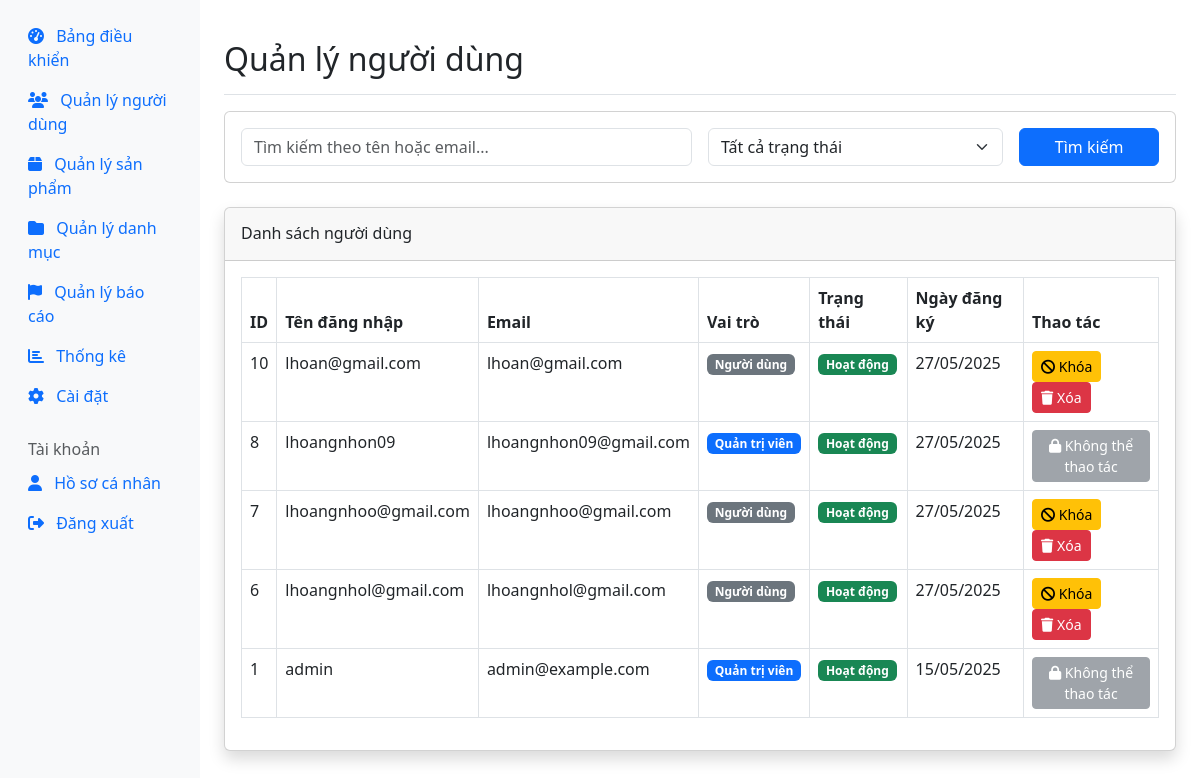
The page /admin/users.php (signed in) on the database its author committed.
### tables this page shows
CREATE TABLE `users` (
  `id` int(11) NOT NULL,
  `username` varchar(50) NOT NULL,
  `email` varchar(100) NOT NULL,
  `google_id` varchar(255) DEFAULT NULL,
  `password` varchar(255) NOT NULL,
  `phone` varchar(20) DEFAULT NULL,
  `address` text DEFAULT NULL,
  `avatar` varchar(255) DEFAULT NULL,
  `role` enum('user','admin') NOT NULL DEFAULT 'user',
  `status` enum('active','blocked') NOT NULL DEFAULT 'active',
  `created_at` datetime NOT NULL,
  `last_login` datetime DEFAULT NULL
);

### admin/users.php (the view, shortened to what this page needs)
<?php
include '../config/db.php';
$page = isset($_GET['page']) ? (int)$_GET['page'] : 1;
$limit = 10;
$offset = ($page - 1) * $limit;
$search = isset($_GET['search']) ? sanitize($_GET['search']) : '';
$sql = "SELECT * FROM users WHERE 1=1";
$params = [];
$types = "";
$sql .= " ORDER BY created_at DESC LIMIT ?, ?";
$params[] = $offset;
$params[] = $limit;
$types .= "ii";
$stmt = $conn->prepare($sql);
if (!empty($params)) {
    $stmt->bind_param($types, ...$params);
}
$stmt->execute();
$result = $stmt->get_result();
?>
<!DOCTYPE html>
<html lang="vi">
<head>
    <link href="https://cdn.jsdelivr.net/npm/bootstrap@5.3.0/dist/css/bootstrap.min.css" rel="stylesheet">
    <link rel="stylesheet" href="https://cdnjs.cloudflare.com/ajax/libs/font-awesome/6.4.0/css/all.min.css">
    <link rel="stylesheet" href="../assets/css/style.css">
</head>
<body>
    <div class="container-fluid">
        <div class="row">
            <?php include 'sidebar.php'; ?>
            <main class="col-md-9 ms-sm-auto col-lg-10 px-md-4 py-4">
                <div class="d-flex justify-content-between flex-wrap flex-md-nowrap align-items-center pt-3 pb-2 mb-3 border-bottom">
                    <h1 class="h2">Quản lý người dùng</h1>
                </div>
                <div class="card mb-4">
                    <div class="card-body">
                        <form action="users.php" method="GET" class="row g-3">
                            <div class="col-md-6">
                                <input type="text" class="form-control" name="search" placeholder="Tìm kiếm theo tên hoặc email..." value="<?php echo htmlspecialchars($search); ?>">
                            </div>
                            <div class="col-md-4">
                                <select class="form-select" name="status">
                                    <option value="">Tất cả trạng thái</option>
                                </select>
                            </div>
                            <div class="col-md-2">
                                <button type="submit" class="btn btn-primary w-100">Tìm kiếm</button>
                            </div>
                        </form>
                    </div>
                </div>
                <div class="card shadow mb-4">
                    <div class="card-header py-3">
                        <h6 class="m-0 font-weight-bold">Danh sách người dùng</h6>
                    </div>
                    <div class="card-body">
                        <div class="table-responsive">
                            <table class="table table-bordered" width="100%" cellspacing="0">
                                <thead>
                                    <tr>
                                        <th>ID</th>
                                        <th>Tên đăng nhập</th>
                                        <th>Email</th>
                                        <th>Vai trò</th>
                                        <th>Trạng thái</th>
                                        <th>Ngày đăng ký</th>
                                        <th>Thao tác</th>
                                    </tr>
                                </thead>
                                <tbody>
                                    <?php if ($result->num_rows > 0): ?>
                                        <?php while($user = $result->fetch_assoc()): ?>
                                            <tr>
                                                <td><?php echo $user['id']; ?></td>
                                                <td><?php echo $user['username']; ?></td>
                                                <td><?php echo $user['email']; ?></td>
                                                <td>
                                                    <?php if ($user['role'] == 'admin'): ?>
                                                        <span class="badge bg-primary">Quản trị viên</span>
                                                    <?php else: ?>
                                                        <span class="badge bg-secondary">Người dùng</span>
                                                    <?php endif; ?>
                                                </td>
                                                <td>
                                                    <?php if ($user['status'] == 'active'): ?>
                                                        <span class="badge bg-success">Hoạt động</span>
                                                    <?php else: ?>
                                                        <span class="badge bg-danger">Bị khóa</span>
                                                    <?php endif; ?>
                                                </td>
                                                <td><?php echo date('d/m/Y', strtotime($user['created_at'])); ?></td>
                                                <td>
                                                    <?php if ($user['role'] != 'admin'): ?>
                                                        <?php if ($user['status'] == 'active'): ?>
                                                            <a href="users.php?action=block&id=<?php echo $user['id']; ?>" class="btn btn-sm btn-warning" onclick="return confirm('Bạn có chắc chắn muốn khóa người dùng này?')">
                                                                <i class="fas fa-ban"></i> Khóa
                                                            </a>
                                                        <?php else: ?>
                                                            <a href="users.php?action=unblock&id=<?php echo $user['id']; ?>" class="btn btn-sm btn-success">
                                                                <i class="fas fa-unlock"></i> Mở khóa
                                                            </a>
                                                        <?php endif; ?>
                                                        <a href="users.php?action=delete&id=<?php echo $user['id']; ?>" class="btn btn-sm btn-danger" onclick="return confirm('Bạn có chắc chắn muốn xóa người dùng này? Tất cả dữ liệu liên quan sẽ bị xóa vĩnh viễn.')">
                                                            <i class="fas fa-trash"></i> Xóa
                                                        </a>
                                                    <?php else: ?>
                                                        <button class="btn btn-sm btn-secondary" disabled>
                                                            <i class="fas fa-lock"></i> Không thể thao tác
                                                        </button>
                                                    <?php endif; ?>
                                                </td>
                                            </tr>
                                        <?php endwhile; ?>
                                    <?php else: ?>
                                        <tr>
                                            <td colspan="7" class="text-center">Không có dữ liệu</td>
                                        </tr>
                                    <?php endif; ?>
                                </tbody>
                            </table>
                        </div>
                    </div>
                </div>
            </main>
        </div>
    </div>
</body>
</html>

### rows shown on the page
users: id "10", username "lhoan@gmail.com", email "lhoan@gmail.com", role "Người dùng", status "Hoạt động", created_at "27/05/2025"
users: id "8", username "lhoangnhon09", email "lhoangnhon09@gmail.com", role "Quản trị viên", status "Hoạt động", created_at "27/05/2025"
users: id "7", username "lhoangnhoo@gmail.com", email "lhoangnhoo@gmail.com", role "Người dùng", status "Hoạt động", created_at "27/05/2025"
users: id "6", username "lhoangnhol@gmail.com", email "lhoangnhol@gmail.com", role "Người dùng", status "Hoạt động", created_at "27/05/2025"
users: id "1", username "admin", email "admin@example.com", role "Quản trị viên", status "Hoạt động", created_at "15/05/2025"
